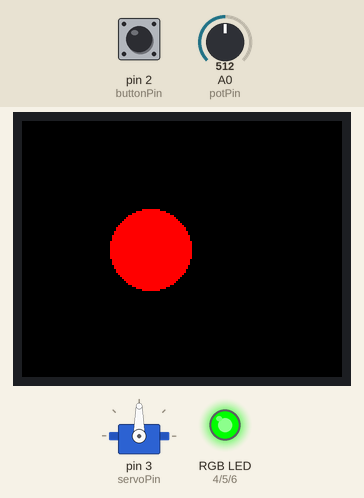
Bench run of a sketch on a simulated Arduino Uno, built with avr-gcc and run on an emulated ATmega328P. Parts: servo, 160×128 colour display, an RGB LED mixed from three pins (HIGH = lit). Inputs (shaded band) come from the test bench; at power-on: pin 2 (buttonPin) HIGH, A0 (potPin) = 512.

Above: at 1.3 s.
1.4 s: pin 2 (buttonPin) pulled LOW for 1 s
At 3.2 s:
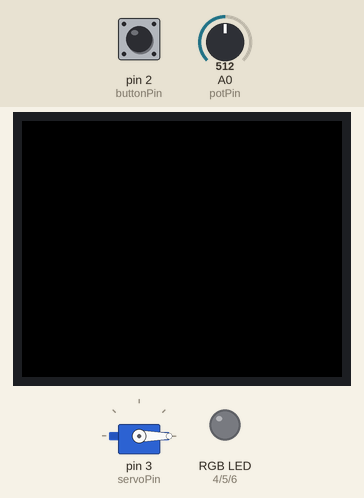
3.9 s: pin 2 (buttonPin) pulled LOW for 0.15 s
At 4.7 s:
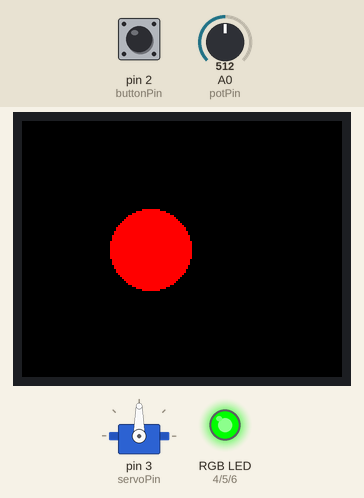
7.0 s: A0 (potPin) set to 493
At 8.2 s:
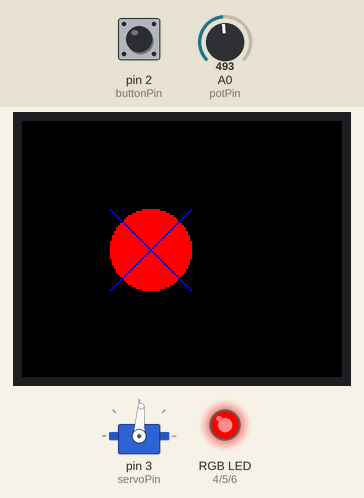
8.6 s: A0 (potPin) set to 306
At 9.1 s:
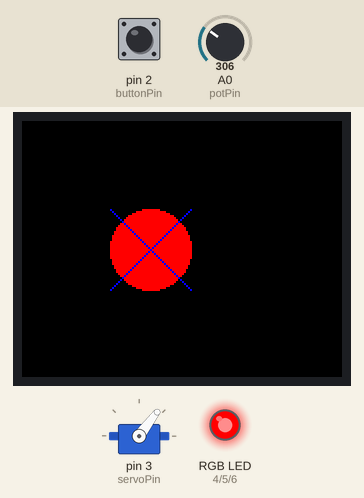
11.6 s: A0 (potPin) set to 122
At 12.9 s:
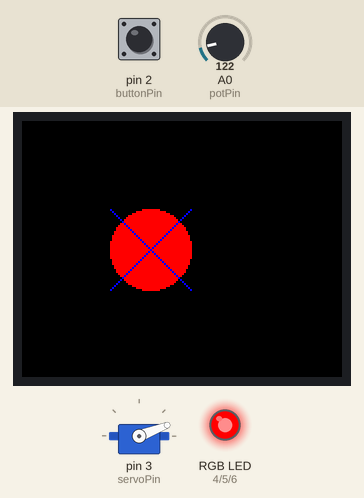
13.2 s: A0 (potPin) set to 0
At 14.0 s:
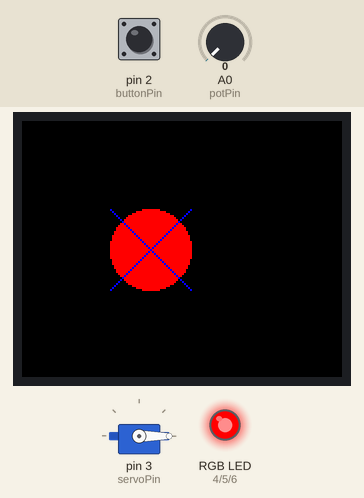
Timing chart, 0 to 15.8 s (numbered marks = the images above; inputs shaded):
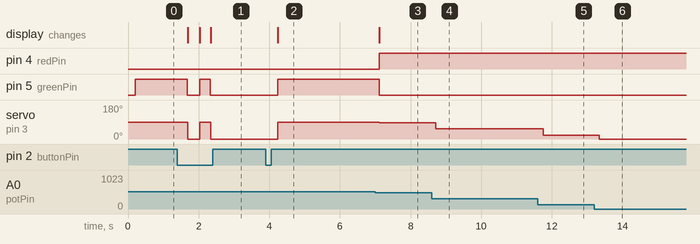

The sketch:

POT_OLED_SERVO_RGBLED_BUTTON.ino
```cpp
#include <Adafruit_GFX.h>
#include <Adafruit_ST7735.h>
#include <Servo.h>

// Pins for the ST7735S display
#define TFT_CS     10
#define TFT_RST    9
#define TFT_DC     8
#define TFT_SCLK   13
#define TFT_MOSI   11

// RGB LED pins
const int redPin = 4;    // Red pin of RGB LED
const int greenPin = 5;  // Green pin of RGB LED
const int bluePin = 6;   // Blue pin of RGB LED

// Button pin
const int buttonPin = 2; // Pin for the push button

// Create an instance of the display
Adafruit_ST7735 tft = Adafruit_ST7735(TFT_CS, TFT_DC, TFT_RST);

Servo myServo;              // Create a Servo object
const int potPin = A0;      // Pin for the potentiometer
const int servoPin = 3;     // Pin for the servo motor

bool systemEnabled = true;  // Flag to track system state

// Define custom colors using RGB values
#define BLUE tft.color565(0, 0, 255)
#define RED tft.color565(255, 0, 0)
#define GREEN tft.color565(0, 255, 0)
#define BLACK tft.color565(0, 0, 0)

void setup() {
  Serial.begin(9600); // Initialize serial communication for debugging
  myServo.attach(servoPin); // Attach the servo to pin 3

  // Initialize the display
  tft.initR(INITR_BLACKTAB);
  tft.setRotation(1); // Rotate the display if necessary
  tft.fillScreen(BLACK);

  // Initialize RGB LED pins as outputs
  pinMode(redPin, OUTPUT);
  pinMode(greenPin, OUTPUT);
  pinMode(bluePin, OUTPUT);

  // Initialize button pin as input with pull-up resistor
  pinMode(buttonPin, INPUT_PULLUP);
}

void loop() {
  handleButtonPress(); // Check and handle button press
  if (systemEnabled) {
    int potValue = analogRead(potPin); // Read the potentiometer value
    updateServo(potValue); // Update the servo position
    updateDisplay(potValue); // Update the display
    updateRGBLed(potValue); // Update the RGB LED
  } else {
    disableSystem(); // Turn off all outputs if the system is disabled
  }
  delay(100); // Small delay to stabilize readings
}

void handleButtonPress() {
  int buttonState = digitalRead(buttonPin);
  if (buttonState == LOW) {
    systemEnabled = !systemEnabled; // Toggle system state
    delay(200); // Debounce delay
  }
}

void updateServo(int potValue) {
  int servoAngle = map(potValue, 0, 1023, 0, 180); // Map the potentiometer value to a servo angle
  myServo.write(servoAngle); // Set the servo position
}

void updateDisplay(int potValue) {
  tft.fillScreen(BLACK); // Clear the display
  if (potValue < 512) {
    drawWaterDropletWithCross();
  } else {
    drawWaterDroplet();
  }
}

void updateRGBLed(int potValue) {
  if (potValue < 512) {
    analogWrite(redPin, 255);
    analogWrite(greenPin, 0);
    analogWrite(bluePin, 0);
  } else {
    analogWrite(redPin, 0);
    analogWrite(greenPin, 255);
    analogWrite(bluePin, 0);
  }
}

void disableSystem() {
  myServo.write(0); // Set servo to minimum position
  analogWrite(redPin, 0);
  analogWrite(greenPin, 0);
  analogWrite(bluePin, 0);
  tft.fillScreen(BLACK);
}

void drawWaterDroplet() {
  tft.fillCircle(64, 64, 20, RED); // Main part of the droplet
  tft.fillTriangle(64, 44, 44, 64, 84, 64, RED); // Top part of the droplet
}

void drawWaterDropletWithCross() {
  drawWaterDroplet();
  tft.drawLine(44, 44, 84, 84, BLUE); // Diagonal line from top-left to bottom-right
  tft.drawLine(44, 84, 84, 44, BLUE); // Diagonal line from bottom-left to top-right
}

/*
Connections:
ST7735S OLED Display:
- GND to GND
- VCC to 5V
- SCL to 13 (SPI Clock)
- SDA to 11 (SPI Data)
- RES to 9 (Reset)
- DC to 8 (Data/Command)
- CS to 10 (Chip Select)
- BLK to 5V (or a PWM pin for brightness control)

SG90 Servo Motor:
- GND to GND
- VCC to 5V
- Signal to 3

Potentiometer:
- VCC to 5V
- GND to GND
- Output to A0

RGB LED:
- Red Pin to Digital Pin 4
- Green Pin to Digital Pin 5
- Blue Pin to Digital Pin 6

Push Button:
- One side to Digital Pin 2
- Other side to GND with a 10kΩ pull-down resistor
*/
```

Measured:
- the behaviour switches between 512 and 511 on A0 (potPin) (found by bisection; images 2 and 3)
- after the input at 1.4 s, pin 5 (greenPin): HIGH → LOW after 0.28 s, → HIGH 0.35 s later, → LOW 0.30 s later; servo on pin 3 (servoPin): 90° → 0° after 0.30 s, → 90° 0.33 s later, → 0° 0.32 s later; the display: changes after 0.30 s (image 1)
- after the input at 3.9 s, pin 5 (greenPin): LOW → HIGH after 0.35 s; servo on pin 3 (servoPin): 0° → 90° after 0.35 s; the display: changes after 0.35 s (image 2)
- after the input at 7.0 s, pin 4 (redPin): LOW → HIGH after 0.12 s; pin 5 (greenPin): HIGH → LOW after 0.12 s; servo on pin 3 (servoPin): 90° → 86° after 0.12 s; the display: changes after 0.12 s (image 3)
- after the input at 8.6 s, servo on pin 3 (servoPin): 86° → 53° after 0.11 s
- after the input at 11.6 s, servo on pin 3 (servoPin): 53° → 21° after 0.16 s
- after the input at 13.2 s, servo on pin 3 (servoPin): 21° → 0° after 0.15 s
